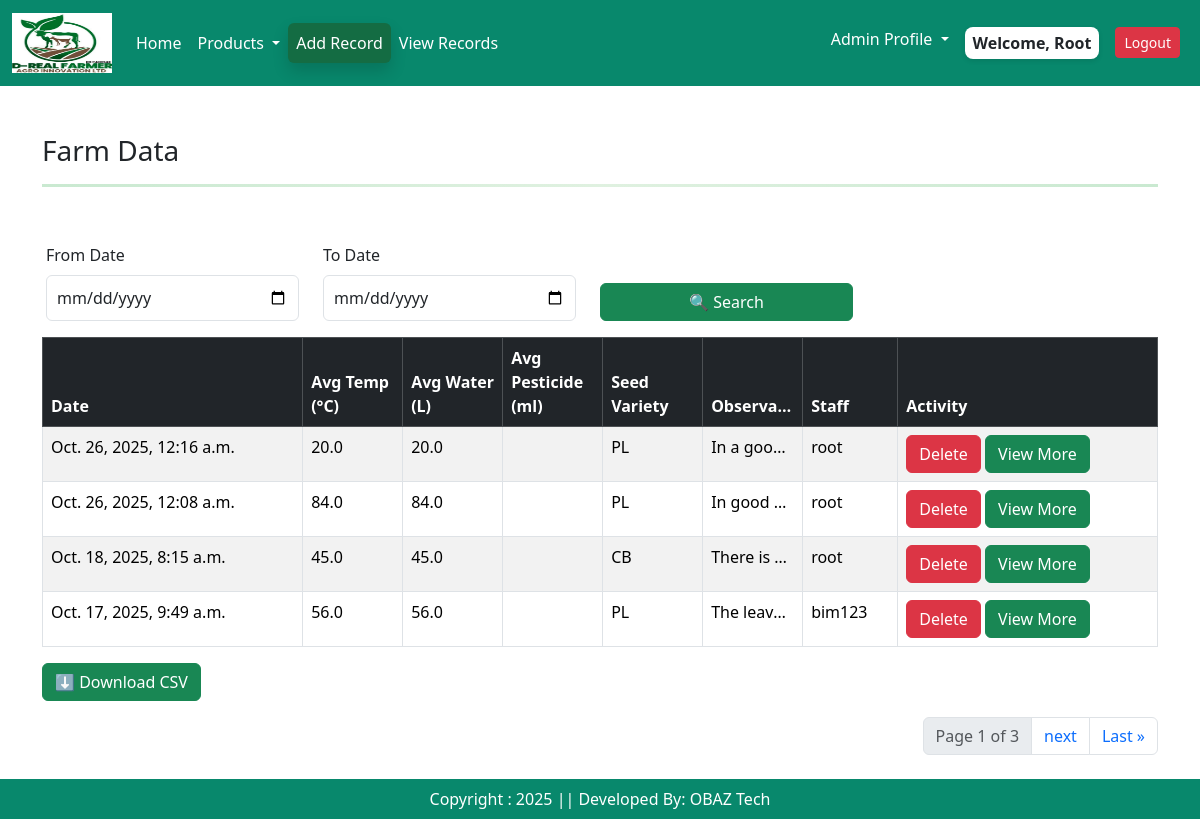
/viewrecords/ (signed in), run on the app's committed database.
### app/models.py (models this page shows, shortened)
class Farminputs(models.Model):
    user = models.ForeignKey(User, on_delete=models.CASCADE)
    plant_stage =  models.CharField(choices = stage_choices , max_length = 2, null=True, blank=True)
    plant_number = models.IntegerField(default= 0,null=True, blank=True)
    plant_age =  models.IntegerField(default= 0,null=True, blank=True)
    cocopeat_name= models.CharField(choices = cocopeat_choices , max_length = 2, null=True, blank=True)
    cocopeat_weight = models.FloatField(default= 0, null=True, blank=True)
    avg_temp = models.FloatField(default= 0, null=True, blank=True)
    avg_water = models.FloatField(default= 0, null=True, blank=True)
    seed_variety = models.CharField(choices = seed_choices, max_length = 2)
    daily_observation = models.TextField( default = '')
    created_at = models.DateTimeField(auto_now_add=True)
    class Meta:
        verbose_name = "Farminput"
        verbose_name_plural = "Farminput"  # Prevents Django from adding "s"

### app/views.py (the view)
# urls.py: path('viewrecords/', views.records, name = "viewrecords"),
@login_required(login_url = 'user_login')
def records(request):
    recordz = Farminputs.objects.all().order_by('-created_at')
    from_date = request.GET.get('from')
    to_date = request.GET.get('to')
    if from_date:
        recordz  = recordz .filter(created_at__date__gte=parse_date(from_date))
    if to_date:
        recordz  = recordz .filter(created_at__date__lte=parse_date(to_date))
    paginator = Paginator(recordz, 4)
    page_number = request.GET.get('page')
    venues = paginator.get_page(page_number)
    context = {
        'venues': venues,
        'from_date': from_date,
        'to_date': to_date
    }
    return render(request,"records.html", context)

### app/templates/records.html (shortened to what this page needs)
{% extends 'base.html' %}
{% load static %}
{% block main-content %}
<body>
<div class="container mt-5">
<div class="container">
<h3 class="mb-3">Farm Data</h3>
 <hr class="gradient-double">
<div class = "row">
  <div class="row mt-4 p-3">
    <div class="col-md-3">
      <label for="fromDate" class="form-label">From Date</label>
      <input type="date" id="fromDate" class="form-control">
    </div>
    <div class="col-md-3">
      <label for="toDate" class="form-label">To Date</label>
      <input type="date" id="toDate" class="form-control">
    </div>
    <div class="col-md-3 d-flex align-items-end">
      <button class="btn btn-success w-100" onclick="filterByDate()">🔍 Search</button>
    </div>
  </div>
  <div class="table-responsive">
    <table class="table table-bordered table-striped table-hover" id="farmTable">
      <thead class="table-dark">
        <tr>
          <th>Date</th>
          <th>Avg Temp (°C)</th>
          <th>Avg Water (L)</th>
          <th>Avg Pesticide (ml)</th>
          <th>Seed Variety</th>
          <th  class="fixed-col">Observations </th>
           <th>Staff</th>
            <th>Activity</th>
        </tr>
      </thead>
      <tbody>
      {% for item in venues %}
        <tr>
          <td>{{ item.created_at }}</td>
          <td class="fixed-col">{{ item.avg_water}}</td>
          <td class="fixed-col">{{item.avg_water}}</td>
          <td class="fixed-col">{{item.avg_pesticide}}</td>
          <td class="fixed-col">{{ item.seed_variety}}</td>
          <td class="fixed-col">{{item.daily_observation }}</td>
            <td>{{ item.user}}</td>
          <td>
          {% if user.is_authenticated and user.is_staff and user.is_superuser %}
          <a  class="btn btn-danger"  href = "{% url 'farmrecordsdelete' item.id %}" >Delete</a>
          {% endif %}
          <a type="button" class="btn btn-success" href = "{% url 'farmrecordsedit' item.id %}">View More</a>
          </td>
        </tr>
  {% endfor %}
      </tbody>
    </table>
  </div>
  <div class="mb-3">
    <button class="btn btn-success" onclick="downloadTable()">⬇ Download CSV</button>
  </div>
 </div>
<nav aria-label="Page navigation example">
  <ul class="pagination justify-content-end">
   <li class="page-item disabled"><a href = "#" class="page-link">Page {{ venues.number }} of {{ venues.paginator.num_pages}}</a></li>
   {% if venues.has_next %}
   <li class="page-item"><a class="page-link" href = "?page={{ venues.next_page_number }}">next</a></li>
   <li class="page-item"> <a class="page-link" href = "?page={{ venues.paginator.num_pages}}">Last &raquo</a></li>
   {% endif  %}
     </ul>
</nav>
  </div>
  </div>
</div>
<br/><br/>
{% endblock main-content %}

### app/templates/base.html (shortened to what this page needs)
<!DOCTYPE html>
{% load static %}
<html lang="en">
<head>
    <link href = "https://cdn.jsdelivr.net/npm/bootstrap@5.3.3/dist/css/bootstrap.min.css" rel = "stylesheet"
    />
    <link href="https://cdn.jsdelivr.net/npm/bootstrap-icons/font/bootstrap-icons.css" rel="stylesheet"/>
    <link rel = "stylesheet" href = "{% static '/css/owl.carousel.min.css' %}" />
    <link rel = "stylesheet" href = "{% static '/css/all.min.css' %}" />
     <link rel = "stylesheet" href = "{% static '/css/style.css' %}" />
</head>
<body>
<div class = "row">
  <div class = "col-sm-12">
<nav class="navbar navbar-expand-lg" >
  <div class="container-fluid">
   <a class="navbar-brand" href="{% url 'home' %}"><img src = "{% static "/images/site_logo.png" %}" width = "100" height = "60"/></a>
{% if user.is_authenticated %}
    <div class="collapse navbar-collapse" id="navbarNavDropdown">
      <ul class="navbar-nav me-auto mb-2 mb-lg-0">
        <li class="nav-item">
          <a class="nav-link active" aria-current="page" href="#">Home</a>
        </li>
        <li class="nav-item dropdown">
          <a class="nav-link dropdown-toggle" href="#" role="button" data-bs-toggle="dropdown" aria-expanded="false">
            Products
          </a>
        </li>
           <li class="nav-item">
          <a class="nav-link active btn btn-success shadow" aria-current="page" href="{% url 'register' %}">Add Record</a>
        </li>
   <li class="nav-item">
          <a class="nav-link active" aria-current="page" href="{% url 'viewrecords' %}">View Records</a>
        </li>
      </ul>
      <ul class="navbar-nav ml-auto">
          {% if user.is_authenticated and user.is_staff and user.is_superuser %}
        <li class="nav-item dropdown">
          <a class="nav-link dropdown-toggle  text-dark" href="#" role="button" data-bs-toggle="dropdown" aria-expanded="false">
            Admin Profile
          </a>
        </li>
        {% endif %}
         <li class="nav-item p-2">
       {% if request.user.is_authenticated %} <span class = "welcome-user text-dark text-capitalize px-2 py-1">  welcome, {{request.user}} {% endif %}</span>
        </li>
        <li class="nav-item p-2">
           <a href="{% url 'user_logout' %}" class="btn btn-danger btn-sm">Logout</a>
        </li>
</ul>
   {% endif %}
    </div>
  </div>
</nav>
</div>
{% block main-content %}{% endblock main-content %}
<footer class = "container-fluid fixed-bottom text-white text-center p-2 mt-5">
Copyright : 2025 || Developed By: OBAZ Tech
</footer>
</body>
</html>

### app/static/css/style.css (style rules this page uses)
.navbar { background-color: rgb(8, 136, 108) !important; }
.nav-link { color: white !important; }
footer { background-color: rgb(8, 136, 108) !important; }
.form-control { padding: 10px !important; }
.fixed-col { width: 100px; max-width: 100px; white-space: nowrap; overflow: hidden; text-overflow: ellipsis; }
.gradient-double { border: none; height: 4px; background: linear-gradient(to bottom, #333 33%, transparent 33%, transparent 66%, #333 66%); }
.welcome-user { background-color: #fff; border-radius: 8px; font-weight: 600; box-shadow: 0 2px 5px rgba(0, 0, 0, 0.1); display: inline-block; }
.gradient-double { height: 3px; background: linear-gradient(to right, #28a745, #81c784, #28a745); border: none; margin: 1rem 0; }

### data on the page
Farminputs: created_at "Oct. 26, 2025, 12:16 a.m.", avg_water "20.0", seed_variety "PL", daily_observation "In a goo…", user "root"
Farminputs: created_at "Oct. 26, 2025, 12:08 a.m.", avg_water "84.0", seed_variety "PL", daily_observation "In good c…", user "root"
Farminputs: created_at "Oct. 18, 2025, 8:15 a.m.", avg_water "45.0", seed_variety "CB", daily_observation "There is…", user "root"
Farminputs: created_at "Oct. 17, 2025, 9:49 a.m.", avg_water "56.0", seed_variety "PL", daily_observation "The leav…", user "bim123"

### other printed values
{{ request.user }} "Root"
{{ venues.number }} "1"
{{ venues.paginator.num_pages }} "3"
